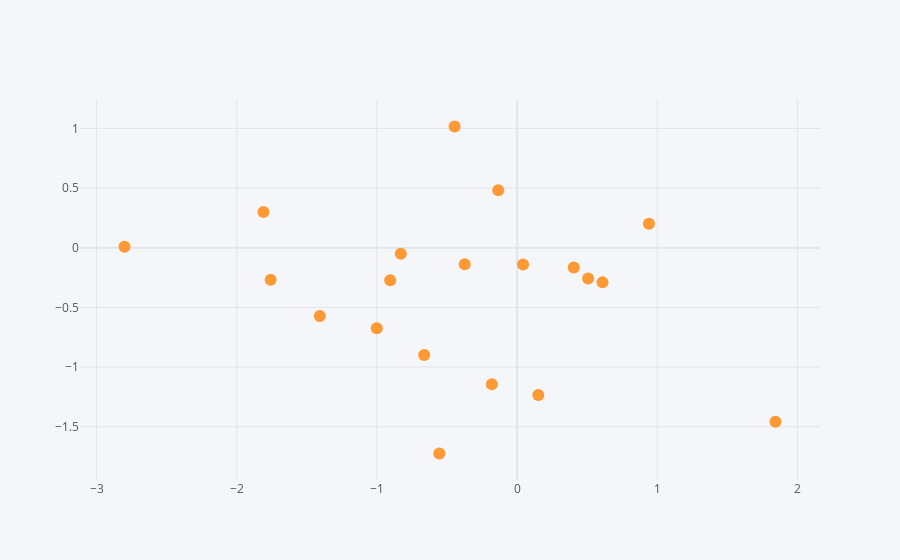

Source (notebook cell):
### Code cell
df.iplot(x="A",y="B",mode="markers")

### Figure 1 — Plotly figure (JSON) as saved in the notebook; plotly's stock layout.template omitted (floating-point values rounded to 4 significant figures)
{"data": [{"line": {"color": "rgba(255, 153, 51, 1.0)", "dash": "solid", "shape": "linear", "width": 1.3}, "marker": {"size": 12, "symbol": "circle"}, "mode": "markers", "name": "B", "text": "", "type": "scatter", "x": [-0.8297, -0.1803, -1.758, -0.6626, -1.81, 0.9407, -1.001, 0.5066, -0.4458, -0.3739, 0.6093, 0.04247, 1.844, -1.407, -2.801, -0.555, -0.1347, -0.9055, 0.4044, 0.1513], "y": [-0.05043, -1.143, -0.2672, -0.8989, 0.2998, 0.2003, -0.6753, -0.258, 1.016, -0.1386, -0.2901, -0.1413, -1.458, -0.5725, 0.008055, -1.724, 0.4823, -0.2715, -0.1664, -1.234]}], "layout": {"legend": {"bgcolor": "#F5F6F9", "font": {"color": "#4D5663"}}, "paper_bgcolor": "#F5F6F9", "plot_bgcolor": "#F5F6F9", "title": {"font": {"color": "#4D5663"}}, "xaxis": {"gridcolor": "#E1E5ED", "showgrid": true, "tickfont": {"color": "#4D5663"}, "title": {"font": {"color": "#4D5663"}, "text": ""}, "zerolinecolor": "#E1E5ED"}, "yaxis": {"gridcolor": "#E1E5ED", "showgrid": true, "tickfont": {"color": "#4D5663"}, "title": {"font": {"color": "#4D5663"}, "text": ""}, "zerolinecolor": "#E1E5ED"}}}
